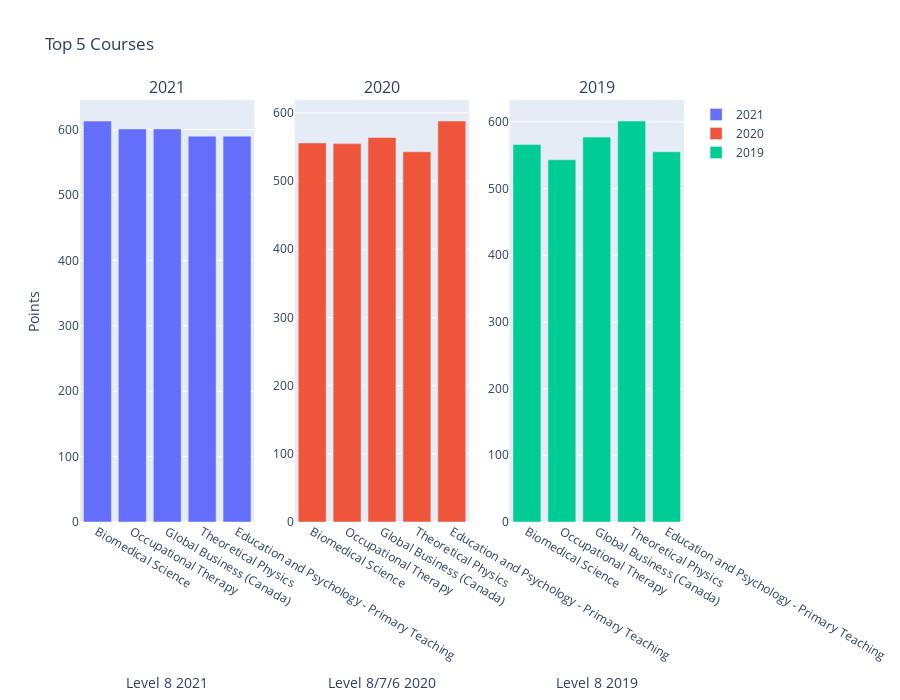

Notebook cell for this chart:
### Code cell
# Lets plot this for each year using Plotly [20]

# Initialize figure with subplots
fig = make_subplots(
    rows=1, cols=3, subplot_titles=('2021', '2020', '2019')
)

# Add traces
fig.add_trace(go.Bar(x=top_5['Title'], y=top_5['Points_R1_2021'], name = '2021'), row=1, col=1)
fig.add_trace(go.Bar(x=top_5['Title'], y=top_5['Points_R1_2020'], name = '2020'), row=1, col=2)
fig.add_trace(go.Bar(x=top_5['Title'], y=top_5['Points_R1_2019'], name = '2019'), row=1, col=3)

# Update xaxis properties
fig.update_xaxes(title_text='Level 8 2021', row=1, col=1)
fig.update_xaxes(title_text='Level 8/7/6 2020', row=1, col=2)
fig.update_xaxes(title_text='Level 8 2019', row=1, col=3)

# Update yaxis properties
fig.update_yaxes(title_text='Points', row=1, col=1)


# Update title and height
fig.update_layout(title_text='Top 5 Courses', height=700)

fig.show()

### Figure 1 — Plotly figure (JSON) as saved in the notebook; plotly's stock layout.template omitted (floating-point values rounded to 4 significant figures)
{"data": [{"name": "2021", "type": "bar", "x": ["Biomedical Science", "Occupational Therapy", "Global Business (Canada)", "Theoretical Physics", "Education and Psychology - Primary Teaching"], "xaxis": "x", "y": [613, 601, 601, 590, 590], "yaxis": "y"}, {"name": "2020", "type": "bar", "x": ["Biomedical Science", "Occupational Therapy", "Global Business (Canada)", "Theoretical Physics", "Education and Psychology - Primary Teaching"], "xaxis": "x2", "y": [556, 555, 564, 543, 588], "yaxis": "y2"}, {"name": "2019", "type": "bar", "x": ["Biomedical Science", "Occupational Therapy", "Global Business (Canada)", "Theoretical Physics", "Education and Psychology - Primary Teaching"], "xaxis": "x3", "y": [566, 543, 577, 601, 555], "yaxis": "y3"}], "layout": {"annotations": [{"font": {"size": 16}, "showarrow": false, "text": "2021", "x": 0.1444, "xanchor": "center", "xref": "paper", "y": 1, "yanchor": "bottom", "yref": "paper"}, {"font": {"size": 16}, "showarrow": false, "text": "2020", "x": 0.5, "xanchor": "center", "xref": "paper", "y": 1, "yanchor": "bottom", "yref": "paper"}, {"font": {"size": 16}, "showarrow": false, "text": "2019", "x": 0.8556, "xanchor": "center", "xref": "paper", "y": 1, "yanchor": "bottom", "yref": "paper"}], "height": 700, "title": {"text": "Top 5 Courses"}, "xaxis": {"anchor": "y", "domain": [0, 0.2889], "title": {"text": "Level 8 2021"}}, "xaxis2": {"anchor": "y2", "domain": [0.3556, 0.6444], "title": {"text": "Level 8/7/6 2020"}}, "xaxis3": {"anchor": "y3", "domain": [0.7111, 1], "title": {"text": "Level 8 2019"}}, "yaxis": {"anchor": "x", "domain": [0, 1], "title": {"text": "Points"}}, "yaxis2": {"anchor": "x2", "domain": [0, 1]}, "yaxis3": {"anchor": "x3", "domain": [0, 1]}}}
